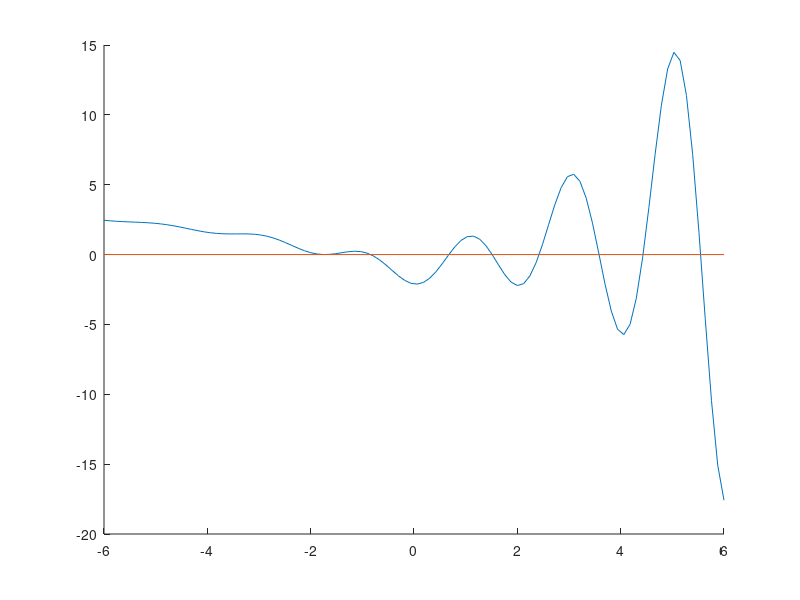

This figure's MATLAB source: (Note: this script raises an error after producing the figure.)
addpath('../../TP4');
addpath('../../TP3');
addpath('../../TP2');
format long;
f = @(x) log(x.^2+1) - exp(x/2).*cos(pi*x)-1.106;

%ITEM A

x = linspace(-6,6,100);
hold on;
plot(x,f(x))
plot([-6 6],[0 0])
%queda en duda si en [-2.5 -1.5] hay una raiz o no entonces
# x1 = linspace(-2.5,-1.5,200)
# indice = 1;
# for i = 1:1:199
#     if f(x1(i))*f(x1(i+1))<0
#         indice = i;
#     endif
# endfor
# indice
%se ven 7 raices

%ITEM B
%Los enteros mas cercanos a la raiz x=-1 es -1 y 0
tol = 1e-7;
itmax = 1000;
[x,h,it]=biseccion(f,-1,0,itmax,tol);
it
x


%ITEM C
%por ser una raiz simple el orden de convergencia es cuadratico para newton 
%independiendepende del punto inicial
df = @(x) (2*x./(x.^2+1)) - ((1/2)*exp(x/2).*cos(pi*x) - pi*exp(x/2).*sin(pi*x));
tol = 1e-10;
p1 = 3;
p2 = 3.05;
p3 = 3.1;
itmax = 100;
[x1,h1,it1]=newton(f,df,p1,itmax,tol);
[x2,h2,it2]=newton(f,df,p2,itmax,tol);
[x3,h3,it3]=newton(f,df,p3,itmax,tol);
it1
x1
it2
x2
it3
x3

%ITEM D
%la derivada en x=1 es mayor a 1 por lo que no converge
df(1)

%entonces transformamos el problema en la busqueda de una raiz
f2 = @(x) f(x) - x;
df2 = @(x) df(x) - 1;
[x,h,it] = newton(f2,df2,1,itmax,tol);
x
it
h(end)
